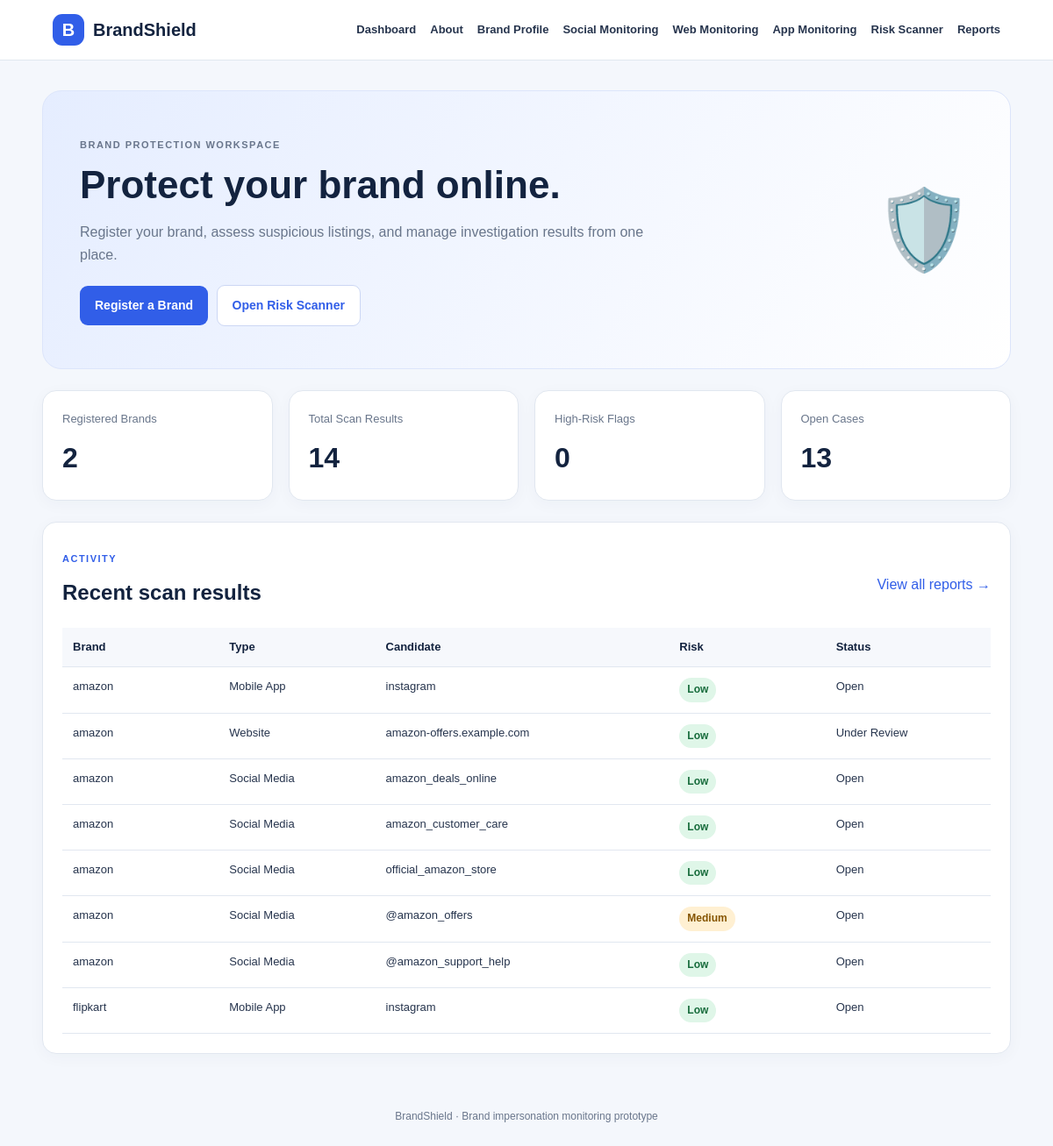
The page / on the database its author committed.
### tables this page shows
CREATE TABLE scan_results (
            id INTEGER PRIMARY KEY AUTOINCREMENT,
            brand_id INTEGER NOT NULL,
            scan_type TEXT NOT NULL,
            candidate_name TEXT NOT NULL,
            candidate_url TEXT,
            platform TEXT,
            risk_level TEXT NOT NULL,
            similarity_score REAL DEFAULT 0,
            reason TEXT,
            recommended_action TEXT,
            status TEXT DEFAULT 'Open',
            created_at TIMESTAMP DEFAULT CURRENT_TIMESTAMP,
            FOREIGN KEY (brand_id)
                REFERENCES brands(id)
                ON DELETE CASCADE
        );

CREATE TABLE brands (
            id INTEGER PRIMARY KEY AUTOINCREMENT,
            brand_name TEXT NOT NULL,
            official_username TEXT NOT NULL,
            social_usernames TEXT,
            official_apps TEXT,
            brand_identifiers TEXT,
            logo_path TEXT,
            created_at TIMESTAMP DEFAULT CURRENT_TIMESTAMP
        , official_website TEXT DEFAULT '');

### app.py (the view)
@app.route("/")
def index():
    conn = get_db_connection()
    recent_results = conn.execute("""
        SELECT scan_results.*, brands.brand_name
        FROM scan_results
        JOIN brands ON brands.id = scan_results.brand_id
        ORDER BY scan_results.id DESC
        LIMIT 8
    """).fetchall()
    conn.close()
    return render_template(
        "index.html",
        stats=get_dashboard_stats(),
        recent_results=recent_results
    )

### app.py (called while the page is built)
def get_dashboard_stats():
    conn = get_db_connection()
    stats = {
        "total_brands": conn.execute(
            "SELECT COUNT(*) FROM brands"
        ).fetchone()[0],
        "total_scans": conn.execute(
            "SELECT COUNT(*) FROM scan_results"
        ).fetchone()[0],
        "high_risks": conn.execute(
            "SELECT COUNT(*) FROM scan_results "
            "WHERE risk_level = 'High'"
        ).fetchone()[0],
        "open_cases": conn.execute(
            "SELECT COUNT(*) FROM scan_results "
            "WHERE status = 'Open'"
        ).fetchone()[0]
    }
    conn.close()
    return stats

### database.py (called while the page is built)
def get_db_connection():
    conn = sqlite3.connect(str(DATABASE_PATH))
    conn.row_factory = sqlite3.Row
    conn.execute("PRAGMA foreign_keys = ON")
    return conn

### templates/index.html (shortened to what this page needs)
{% extends "base.html" %}
{% block content %}
<section class="hero">
    <div>
        <p class="eyebrow">BRAND PROTECTION WORKSPACE</p>
        <h1>Protect your brand online.</h1>
        <p>Register your brand, assess suspicious listings, and manage investigation results from one place.</p>
        <a class="button" href="{{ url_for('brand_profile') }}">Register a Brand</a>
        <a class="button secondary" href="{{ url_for('scan') }}">Open Risk Scanner</a>
    </div>
    <div class="hero-icon">🛡️</div>
</section>
<div class="stats-grid">
    <article class="stat-card"><span>Registered Brands</span><strong>{{ stats.total_brands }}</strong></article>
    <article class="stat-card"><span>Total Scan Results</span><strong>{{ stats.total_scans }}</strong></article>
    <article class="stat-card"><span>High-Risk Flags</span><strong>{{ stats.high_risks }}</strong></article>
    <article class="stat-card"><span>Open Cases</span><strong>{{ stats.open_cases }}</strong></article>
</div>
<section class="panel">
    <div class="section-heading">
        <div><p class="eyebrow">ACTIVITY</p><h2>Recent scan results</h2></div>
        <a href="{{ url_for('reports') }}">View all reports →</a>
    </div>
    {% if recent_results %}
    <div class="table-wrap">
        <table>
            <thead><tr><th>Brand</th><th>Type</th><th>Candidate</th><th>Risk</th><th>Status</th></tr></thead>
            <tbody>
            {% for item in recent_results %}
            <tr>
                <td>{{ item.brand_name }}</td>
                <td>{{ item.scan_type }}</td>
                <td>{{ item.candidate_name }}</td>
                <td><span class="risk {{ item.risk_level|lower }}">{{ item.risk_level }}</span></td>
                <td>{{ item.status }}</td>
            </tr>
            {% endfor %}
            </tbody>
        </table>
    </div>
    {% else %}
        <div class="empty-state">No scan results yet. Register a brand, then start your first scan.</div>
    {% endif %}
</section>
{% endblock %}

### templates/base.html (shortened to what this page needs)
<!DOCTYPE html>
<html lang="en">
<head>
    <link rel="stylesheet" href="{{ url_for('static', filename='style.css') }}">
</head>
<body>
<header class="topbar">
    <a class="brand-logo" href="{{ url_for('index') }}">
        <span class="logo-symbol">B</span>
        <span>BrandShield</span>
    </a>
    <nav id="navigation">
        <a href="{{ url_for('index') }}">Dashboard</a>
        <a href="{{ url_for('about') }}">About</a>
        <a href="{{ url_for('brand_profile') }}">Brand Profile</a>
        <a href="{{ url_for('social_monitoring') }}">Social Monitoring</a>
        <a href="{{ url_for('website_monitoring') }}">Web Monitoring</a>
        <a href="{{ url_for('app_monitoring') }}">App Monitoring</a>
        <a href="{{ url_for('scan') }}">Risk Scanner</a>
        <a href="{{ url_for('reports') }}">Reports</a>
    </nav>
</header>
<main class="container">
    {% block content %}{% endblock %}
</main>
<footer class="footer">
    BrandShield · Brand impersonation monitoring prototype
</footer>
</body>
</html>

### static/style.css (style rules this page uses)
:root { --navy: #13233f; --blue: #315ee8; --pale: #f4f7fc; --text: #26344d; --muted: #69768b; --border: #e1e7f0; --white: #ffffff; }
* { box-sizing: border-box; }
body { margin: 0; background: var(--pale); color: var(--text); font-family: Arial, Helvetica, sans-serif; line-height: 1.6; }
a { color: var(--blue); text-decoration: none; }
.topbar { display: flex; align-items: center; justify-content: space-between; gap: 20px; padding: 16px 5%; background: var(--white); border-bottom: 1px solid var(--border); position: sticky; top: 0; z-index: 10; }
.brand-logo { display: flex; align-items: center; gap: 10px; color: var(--navy); font-size: 20px; font-weight: 800; white-space: nowrap; }
.logo-symbol { display: grid; place-items: center; width: 36px; height: 36px; border-radius: 11px; background: var(--blue); color: white; }
nav { display: flex; gap: 16px; flex-wrap: wrap; }
nav a { color: var(--text); font-size: 13px; font-weight: 700; }
.container { max-width: 1200px; width: 92%; margin: 34px auto; }
.hero { display: flex; align-items: center; justify-content: space-between; gap: 30px; padding: 42px; background: linear-gradient(120deg, #e5edff, #fff); border: 1px solid #dce5fb; border-radius: 22px; }
.hero h1, .page-heading h1 { margin: 4px 0 12px; font-size: clamp(30px, 4vw, 44px); line-height: 1.15; color: var(--navy); }
.hero p { max-width: 650px; color: var(--muted); }
.hero-icon { font-size: 90px; }
.eyebrow { color: var(--blue); font-size: 11px; font-weight: 800; letter-spacing: 1.5px; }
.button { display: inline-block; padding: 11px 17px; margin: 6px 5px 6px 0; border: 0; border-radius: 9px; background: var(--blue); color: white; font-size: 14px; font-weight: 700; cursor: pointer; }
.button.secondary { background: white; color: var(--blue); border: 1px solid #ccd7f4; }
.stats-grid, .feature-grid, .result-grid { display: grid; grid-template-columns: repeat(4, minmax(0, 1fr)); gap: 18px; margin: 24px 0; }
.stat-card, .panel, .feature-card, .result-card { background: var(--white); border: 1px solid var(--border); border-radius: 16px; padding: 22px; box-shadow: 0 4px 18px rgba(23, 45, 85, 0.035); }
.stat-card span { display: block; color: var(--muted); font-size: 13px; }
.stat-card strong { display: block; margin-top: 8px; font-size: 32px; color: var(--navy); }
.panel { margin: 24px 0; }
.section-heading { display: flex; justify-content: space-between; align-items: center; gap: 12px; }
.section-heading h2, .panel h2 { color: var(--navy); margin-top: 4px; }
.risk { display: inline-block; border-radius: 20px; padding: 4px 9px; font-size: 12px; font-weight: 800; }
.risk.medium { background: #fff0d2; color: #855400; }
.risk.low { background: #dff6e8; color: #176c3c; }
.table-wrap { overflow-x: auto; }
table { width: 100%; border-collapse: collapse; font-size: 13px; }
th, td { padding: 12px; border-bottom: 1px solid var(--border); text-align: left; vertical-align: top; }
th { background: #f6f8fc; color: var(--navy); }
td { min-width: 100px; overflow-wrap: anywhere; }
.footer { text-align: center; padding: 28px; color: var(--muted); font-size: 12px; }

### rows shown on the page
scan_results: brand_name "amazon", scan_type "Mobile App", candidate_name "instagram", risk_level "Low", status "Open"
scan_results: brand_name "amazon", scan_type "Website", candidate_name "amazon-offers.example.com", risk_level "Low", status "Under Review"
scan_results: brand_name "amazon", scan_type "Social Media", candidate_name "amazon_deals_online", risk_level "Low", status "Open"
scan_results: brand_name "amazon", scan_type "Social Media", candidate_name "amazon_customer_care", risk_level "Low", status "Open"
scan_results: brand_name "amazon", scan_type "Social Media", candidate_name "official_amazon_store", risk_level "Low", status "Open"
scan_results: brand_name "amazon", scan_type "Social Media", candidate_name "@amazon_offers", risk_level "Medium", status "Open"
scan_results: brand_name "amazon", scan_type "Social Media", candidate_name "@amazon_support_help", risk_level "Low", status "Open"
scan_results: brand_name "flipkart", scan_type "Mobile App", candidate_name "instagram", risk_level "Low", status "Open"

### other values the page prints
{{ stats.total_brands }} "2"
{{ stats.total_scans }} "14"
{{ stats.high_risks }} "0"
{{ stats.open_cases }} "13"
